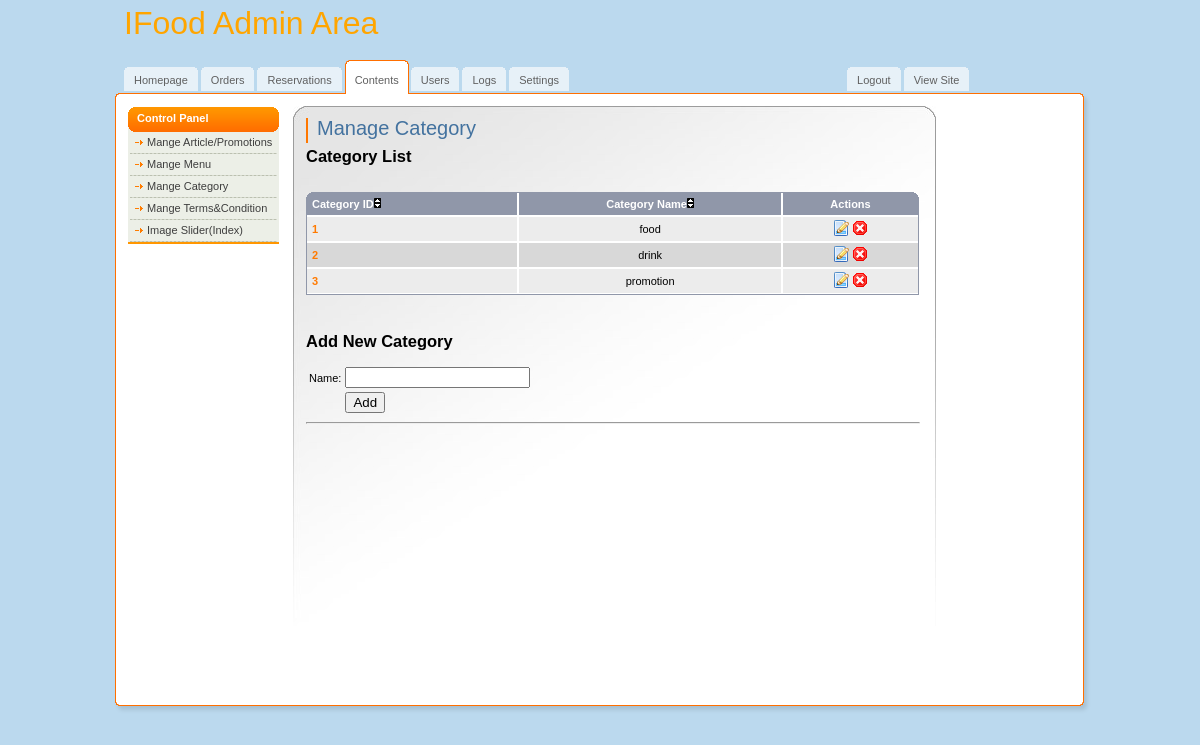
/admin/category.php (signed in), run on the app's committed database.
### tables this page shows
CREATE TABLE `category` (
  `id` int(11) NOT NULL AUTO_INCREMENT,
  `name` varchar(100) DEFAULT NULL,
  PRIMARY KEY (`id`)
);

### admin/category.php (the view, shortened to what this page needs)
<?php
if ($_SESSION['role']==3){
    header('Location: no_permission.php');
}else if(!isset($_SESSION['role'])){
    header('Location:login.php');
}else{
include 'dbFunctions.php';
$qd = "SELECT * FROM category";
$getCategory= mysqli_query($link, $qd) or die(mysqli_error($link));
?>
<!DOCTYPE html PUBLIC "-//W3C//DTD XHTML 1.0 Transitional//EN" "http://www.w3.org/TR/xhtml1/DTD/xhtml1-transitional.dtd">
<html>
<head>
   </head>
<body>
<div id="main">
	<div id="header">
		<a href="dashboard.php" class="logo" style="font-size:xx-large;color:orange;">IFood Admin Area</a>
		<ul id="top-navigation">
			<li><span><span><a href="dashboard.php">Homepage</a></span></span></li>
			<li><span><span><a href="orders.php">Orders</a></span></span></li>
			<li><span><span><a href="reservation.php">Reservations</a></span></span></li>
			<li class="active"><span><span>Contents</span></span></li>
			<li><span><span><a href="users.php">Users</a></span></span></li>
                        <li><span><span><a href="logs.php">Logs</a></span></span></li>
                        <li><span><span><a href="setting.php">Settings</a></span></span></li>
                        <li style="position:relative;left:275px;"><span><span><a href="../logOut.php">Logout</a></span></span></li>
                        <li style="position:relative;left:275px;;"><span><span><a href="../index.php">View Site</a></span></span></li>
		</ul>
	</div>
	<div id="middle">
		<div id="left-column">
			<h3>Control Panel</h3>
			<ul class="nav">
				<li><a href="contents.php">Mange Article/Promotions</a></li>
				<li><a href="menu.php">Mange Menu</a></li>
                                <li><a href="category.php">Mange Category</a></li>
                                <li><a href="terms.php">Mange Terms&amp;Condition</a></li>
				<li><a href="slider.php">Image Slider(Index)</a></li>
			</ul>
		</div>
		<div id="center-column">
			<div class="top-bar">
				<h1>Manage Category</h1>
			</div><br />
                <h2>Category List</h2><br />
                <div class="table">
				<img src="img/bg-th-left.gif" width="8" height="7" alt="" class="left" />
				<img src="img/bg-th-right.gif" width="7" height="7" alt="" class="right" />
				<table class="listing table-autosort" id="tdfiltering" cellpadding="0" cellspacing="0">
                                    <thead>
					<tr>
						<th class="first table-sortable:numeric" >Category ID<img src="../images/arrow.png" alt="Sortable"/></th>
						<th class="table-sortable:asc">Category Name<span></span><img src="../images/arrow.png" alt="Sortable"/></th>
                                                <th class="last">Actions</th>
					</tr>
                                        </thead>
                                             <?php $i=0;
                                                    while($rowCat=mysqli_fetch_array($getCategory)){
                                                        $category_id=$rowCat['id'];
                          $name=$rowCat['name'];
                          $i++;
                             if ($i%2==0){
                              echo "<tr>";
                          }else{
                              echo "<tr class='bg'>";
                          }
                      ?>
                          <td class="first style1"><?php echo $category_id;?></td>
                          <td><?php echo $name;?></td>
                          <td class="last">
                          <a href="updateForm.php?cat_id=<?php echo $category_id;?>"><img src="img/page_edit.png" width="16" height="16" title="Edit" /></a>
                          <a href="deleteRecord.php?cat_id=<?php echo $category_id;?>"><img src="img/cancel.png" width="16" height="16" title="Delete" /></a>
                          </td>
				<?php echo "</tr>"; }?>
				</table>
			</div>
                <br /><br />
                <h2>Add New Category</h2>
       <form enctype="multipart/form-data" method="post" action="<?php echo htmlentities($_SERVER['PHP_SELF']); ?>" name="form" id="form">
         <table>
             <tr><td>Name:</td>
                 <td><input type ="text" name="name"/><i><span style="font-size: 10px; margin-left:10px;" id='form_name_errorloc' class="error_strings"></span></i></td>
             </tr>
            <tr><td></td><td><input type="submit" value ="Add"/></td>
             </tr>
         </table>
              </form>
                    <hr />
                    <br /> <br />
		</div>
	</div>
	<div id="footer"></div>
</div>
</body>
</html>
<?php }?>

### admin/css/all.css (style rules this page uses)
body { margin:0; padding:0; background:#BBD9EE; color:#000; font-family:tahoma,arial,sans-serif; font-size:11px; }
form { margin:0; padding:0 }
img { border:none; }
a { color:#060606;text-decoration: none }
input { vertical-align:middle }
#main { width:992px; margin:0 auto; }
#header { position:relative; width:992px; height:106px; background:url(../img/bg-header.gif) no-repeat left bottom; }
a.logo { position:absolute; top:5px; left:20px; }
#top-navigation { position:absolute; top:60px; left:20px; margin:0; padding:0; list-style:none; }
#top-navigation li { float:left; margin:0 3px 0 0; height:34px; background:url(../img/tab.gif) repeat-x top; }
#top-navigation li a { float:left; display:block; height:20px; line-height:19px; color:#606060; padding:4px 0 0 0; }
#top-navigation li span { float:left; background:url(../img/tab-left.gif) no-repeat left top; }
#top-navigation li span span { background:url(../img/tab-right.gif) no-repeat right top; padding:7px 10px 0 10px; }
#top-navigation li.active { padding:0; height:34px; background:url(../img/tab-active.gif) repeat-x top; margin-right:2px; }
#top-navigation li.active span { background:url(../img/tab-active-left.gif) no-repeat left top; height:34px; }
#top-navigation li.active span span { background:url(../img/tab-active-right.gif) no-repeat right top; height:23px; padding:11px 10px 0 10px; line-height:19px; color:#606060; }
#middle { float:left; width:967px; background:url(../img/bg-middle.gif) repeat-y left; padding:0 13px 0 12px; }
#left-column { float:left; padding:1px 14px 0 12px; width:151px; }
#center-column { float:left; width:614px; background:url(../img/bg-center-column.jpg) no-repeat left top; min-height:584px; padding:12px 16px 0 13px; }
#footer { float:left; width:100%; background:url(../img/bg-footer.gif) no-repeat; height:15px; }
#left-column a { color:#3E3E3E; }
#left-column h3 { font-size:11px; margin:0; color:#fff; background:url(../img/bg-left-header.gif) no-repeat left top; height:25px; line-height:23px; padding:0 0 0 9px; }
ul.nav { margin:0 0 11px 0; border-bottom:2px solid #FF9600; background:#ECEFE7; list-style:none; padding:0 2px; }
ul.nav li { padding:4px 4px 6px 5px; background:url(../img/bg-dotted.gif) repeat-x bottom; }
ul.nav a { padding:0 0 0 12px; background:url(../img/arrow.gif) no-repeat 0 4px; }
.top-bar { float:left; width:603px; border-left:2px solid #f70; padding:0 0 0 9px; margin:0 0 4px 0; }
.top-bar h1 { font:20px/21px verdana,sans-serif; color:#43729F; margin:0 0 4px 0; }
div.table { float:left; position:relative; width:614px; margin:0 0 37px 0; }
table.listing { border-bottom:1px solid #9097A9; width:613px; padding:0; margin:0; border:1px solid #9097A9; }
table.listing th { border-top:0 !important; }
div.table img.left { position:absolute; top:0; left:0; }
div.table img.right { position:absolute; top:0; right:1px; }
table.listing td, table.listing th { border:1px solid #fff; text-align:center; }
table.listing th { background:#9097A9; color:#fff; padding:5px; }
table.listing td { background:#D8D8D8; color:#000; padding:3px 5px; }
table.listing .bg td { background:#ECECEC; }
table.listing .first { border-left:0px solid #9097A9;text-align:left; }
table.listing .last { border-right:0px solid #9097A9; }
table.listing th.first { background:#9097A9 url(../img/bg-th-left.gif) no-repeat left top;border-left:0; }
table.listing th.last { background:#9097A9 url(../img/bg-th-right.gif) no-repeat right top;border-right:0; }
table.listing .style1 { font-weight:bold;color:#FF7A00; }

### data on the page
category: id "1", name "food"
category: id "2", name "drink"
category: id "3", name "promotion"
